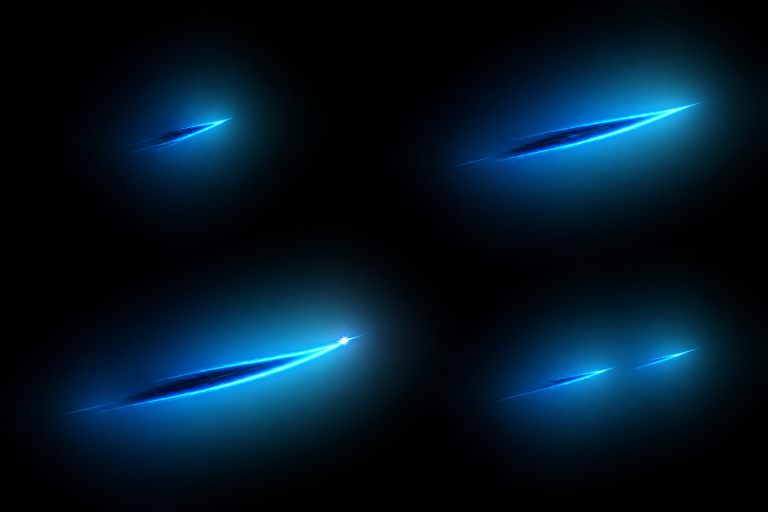
#> input picture Artifacts/candidates/episode1-exact2-npc-basic-neon-v20260904/black_cloth_raider/vfx-candidate-v2/imagegen-source.png, 1536 x 1024 px (shown at 1/2 size)
$ python -i native_preview.py   (imports and definitions only)
#> lines starting #> are read from the running program, lines starting #| are printed output that depends on the picture
"""Static raster audit from actual runtime-harness transforms; no Unity/GPU execution."""
from pathlib import Path
from PIL import Image,ImageDraw
import json,hashlib,re
# [1 line not run here, left out]
# [1 line that did not run here, left out]
# [1 line not run here, left out]
# [1 line that did not run here, left out]
# [2 lines not run here, left out]
patches=0
# [6 lines not run here, left out]
# [1 line that did not run here, left out]
def drawframe(frame,overlay=False):
 i=frame['wave']-1;origin=i*(L['zoneWidth']+L['zoneGap']);cx,cy=frame['camera'];vl,vb,vr,vt=cx-hw,cy-hh,cx+hw,cy+hh
 out=Image.new('RGBA',(W,H));bottom=Image.new('RGBA',(W,H));top=Image.new('RGBA',(W,H));items=[]
 for g in frame['rendered']:
  name=g['name'];x,y=g['position'];sx,sy=g['scale']
  if name.startswith('wave'):
   a=specs[name.split('.tile.')[0]];raw=images[a['id']];crop=g['crop'];xx,yy,ww,h=crop
   raw=raw.crop((round(xx),round(512-yy-h),round(xx+ww),round(512-yy)))
   width,height=ww/100*sx,h/100*sy;rect=[x-width/2,y-height/2,x+width/2,y+height/2];order=a['sortingOrder']
   if a['kind']!='background':assert rect[0]>=origin-1e-4 and rect[2]<=origin+L['zoneWidth']+1e-4 and sx==sy==1
  else:
   a=props[name];raw=images[a['asset']];meta=(R/('Assets/Resources/'+propassets[a['asset']]['resource']+'.png.meta')).read_text();px,py=map(float,re.search(r'spritePivot: \{x: ([^,]+), y: ([^}]+)',meta).groups())
   if a.get('flipX'):raw=raw.transpose(Image.Transpose.FLIP_LEFT_RIGHT);px=1-px
   rw,rh=raw.size;ox=(.5-px)*rw/100*sx;oy=(.5-py)*rh/100*sy;rot=a.get('visualRotation',0)
   if rot==90:raw=raw.transpose(Image.Transpose.ROTATE_90);ox,oy=-oy,ox;width,height=rh/100*sy,rw/100*sx
   elif rot==-90:raw=raw.transpose(Image.Transpose.ROTATE_270);ox,oy=oy,-ox;width,height=rh/100*sy,rw/100*sx
   else:width,height=rw/100*sx,rh/100*sy
   rect=[x+ox-width/2,y+oy-height/2,x+ox+width/2,y+oy+height/2];order=-900
  items.append((order,raw,rect,name))
 for order,raw,(l,b,r,t),name in sorted(items,key=lambda a:a[0]):
  im=raw.resize((max(1,round((r-l)*scale)),max(1,round((t-b)*scale))),Image.Resampling.BILINEAR);pos=(round((l-vl)*scale),round((vt-t)*scale));out.alpha_composite(im,pos)
  if '.bottom.tile.' in name:bottom.alpha_composite(im,pos)
  if '.top.tile.' in name:top.alpha_composite(im,pos)
 assert out.getchannel('A').getextrema()==(255,255),'uncovered pixels'
 # Every viewport column has visible opaque bottom barrier in the lower 0.65 world-unit band.
 band=bottom.getchannel('A').crop((0,H-round(L['bottomInset']*scale),W,H));missing=sum(max(band.crop((x,0,x+1,band.height)).getdata())<192 for x in range(W));assert missing==0,('bottom missing columns',frame['wave'],frame['view'],missing)
 if overlay:
  draw=ImageDraw.Draw(out)
  for g in frame['rendered']:
   if '.tile.' not in g['name']:continue
   a=specs[g['name'].split('.tile.')[0]];x,y=g['position'];crop=g['crop'];start=x-crop[2]/200-crop[0]/100
   left=max(origin,start);right=min(origin+L['zoneWidth'],start+15.36)
   draw.line((round((left-vl)*scale),0,round((left-vl)*scale),H),fill=(240,170,20,220),width=2)
   for q in a['colliderRects']:
    l,b,r,t=q['rect'];l=max(left,l+start);r=min(right,r+start)
    if r>l:draw.rectangle((round((l-vl)*scale),round((vt-t)*scale),round((r-vl)*scale),round((vt-b)*scale)),outline=(250,70,80,130))
 visible={}
 for label,layer in [('top',top),('bottom',bottom)]:
  solid=layer.getchannel('A').point(lambda v:255 if v>=192 else 0);count=solid.histogram()[255];bbox=solid.getbbox();assert count>W*5,(label,'not visibly present',count)
  visible[label]=dict(opaqueVisiblePixels=count,opaqueVisibleBBox=list(bbox))
 visible['bottomMissingColumns']=missing
 return out,visible
# [4 lines not run here, left out]
contact=Image.new('RGB',(1440,882),(238,232,215));draw=ImageDraw.Draw(contact)
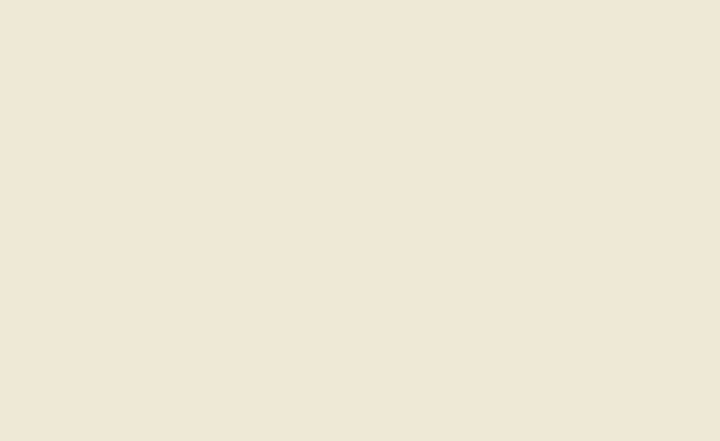
#> contact: PIL image 1440x882 RGB (shown at 1/2 size); mean R, G, B 238, 232, 215
# [3 lines not run here, left out]
# Show actual destination/source fixed views separated by a fully hidden cut, never a camera pan across the gap.
strip=Image.new('RGB',(1440,300),(25,25,25));draw=ImageDraw.Draw(strip)
#> strip: PIL image 1440x300 RGB; every value is 25
# [3 lines not run here, left out]
# A feature marker shows world-follow coefficient directly against a static center image.
par=Image.new('RGB',(1440,310),(238,232,215));draw=ImageDraw.Draw(par)
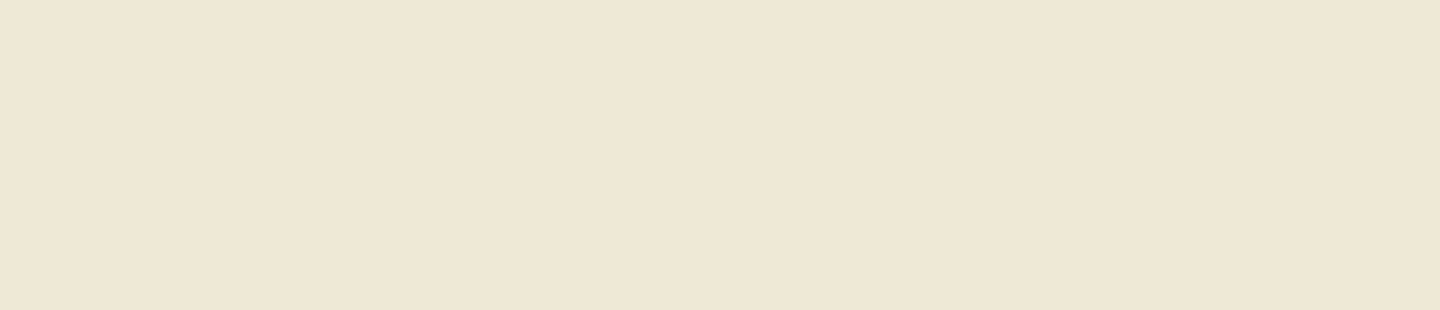
#> par: PIL image 1440x310 RGB; mean R, G, B 238, 232, 215
# [3 lines not run here, left out]
# [1 line that did not run here, left out]
# [1 line not run here, left out]

>>> import cv2
>>> picture = cv2.imread('../../../../../candidates/episode1-exact2-npc-basic-neon-v20260904/black_cloth_raider/vfx-candidate-v2/imagegen-source.png', cv2.IMREAD_GRAYSCALE)
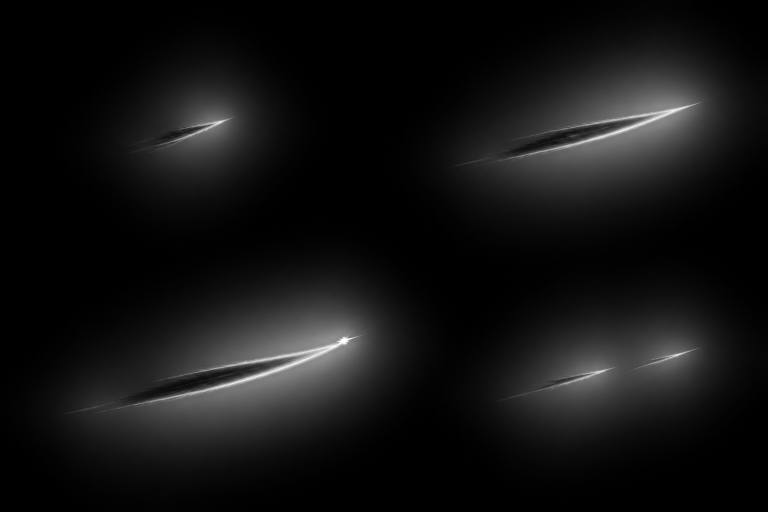
#> picture: shape (1024, 1536) (shown at 1/2 size); min 0, max 255, mean 18.7
>>> result = drawframe(picture)
#> (the run stopped early here; a loop or call above may not have finished)

$ run again, on Artifacts/candidates/episode1-exact2-npc-basic-neon-v20260904/black_cloth_raider/vfx-candidate-v2/frame-0.png
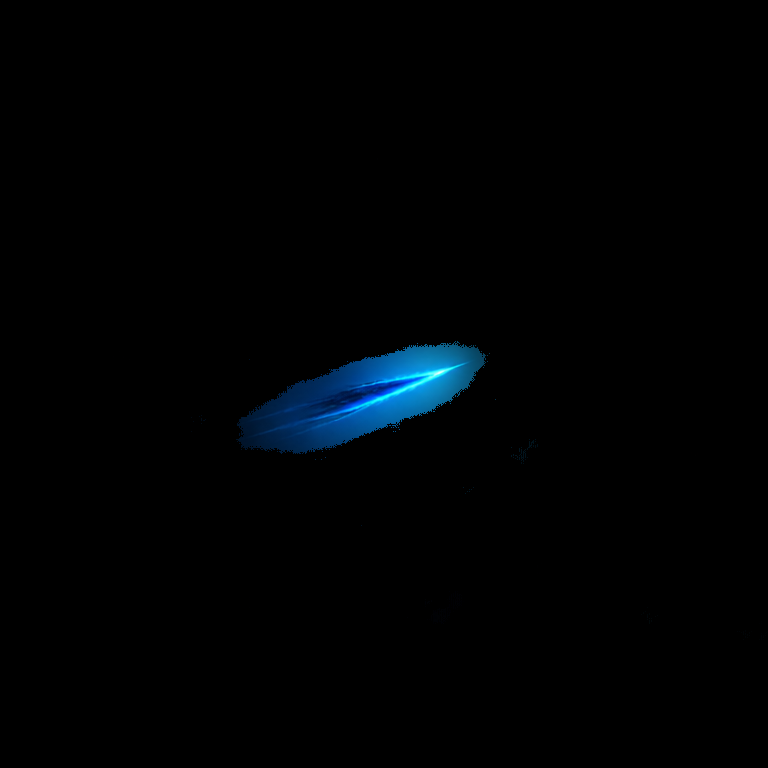
#> input picture Artifacts/candidates/episode1-exact2-npc-basic-neon-v20260904/black_cloth_raider/vfx-candidate-v2/frame-0.png, 768 x 768 px
#> strip: PIL image 1440x300 RGB; every value is 25
#> `picture = cv2.imread('../../../../../candidates/episode1-exact2-npc-ba..`:
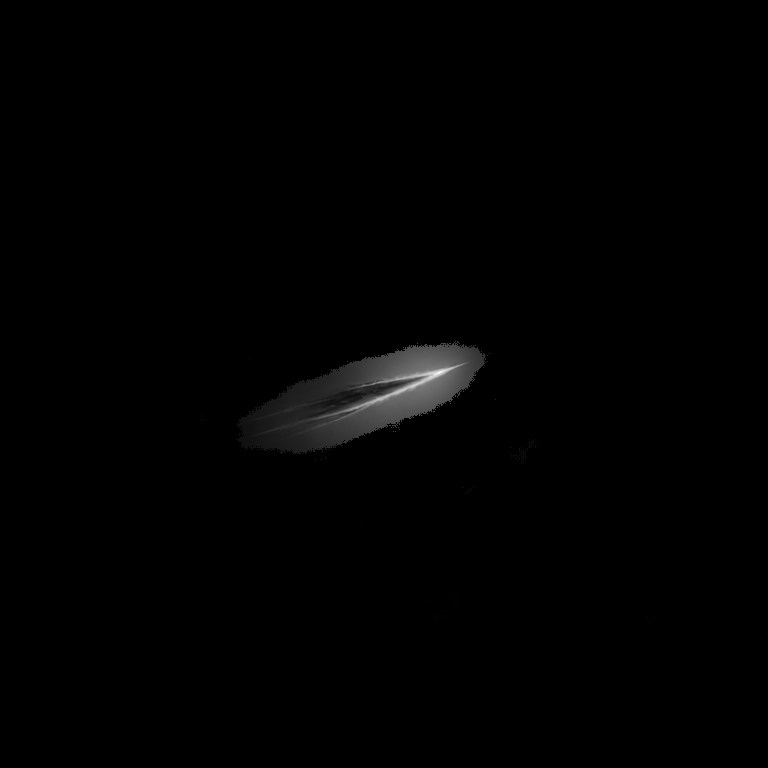
#> picture: shape (768, 768); min 0, max 246, mean 1.7

$ run again, on Artifacts/candidates/episode1-exact2-npc-basic-neon-v20260904/black_cloth_raider/vfx-candidate-v2/frame-2.png
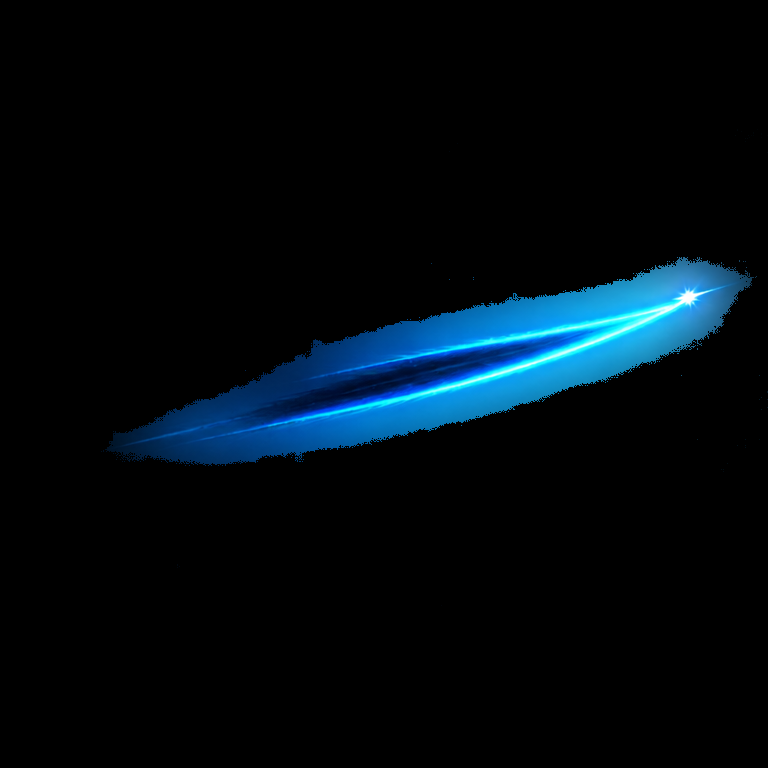
#> input picture Artifacts/candidates/episode1-exact2-npc-basic-neon-v20260904/black_cloth_raider/vfx-candidate-v2/frame-2.png, 768 x 768 px
#> strip: PIL image 1440x300 RGB; every value is 25
#> `picture = cv2.imread('../../../../../candidates/episode1-exact2-npc-ba..`:
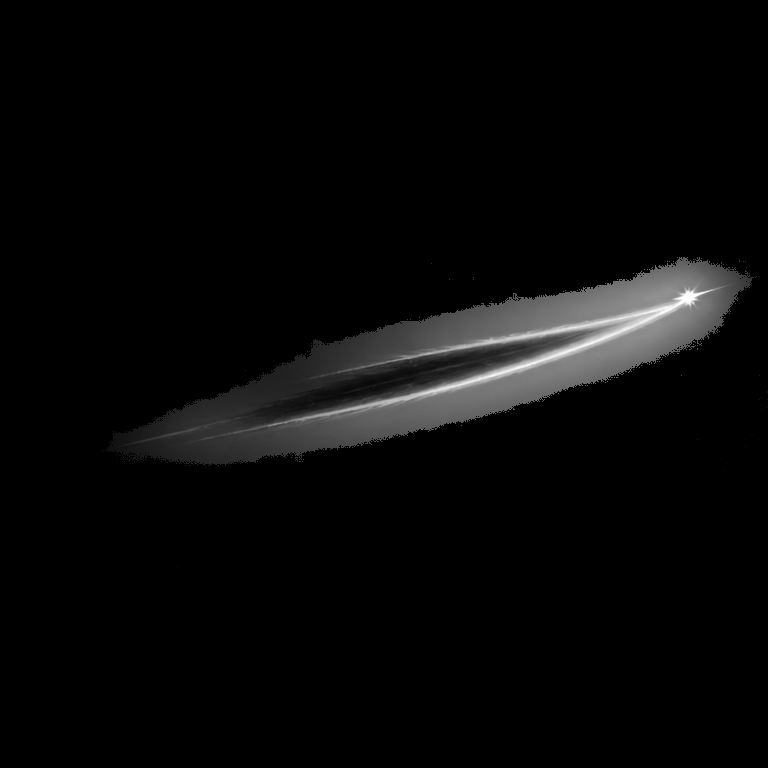
#> picture: shape (768, 768); min 0, max 255, mean 8.4
